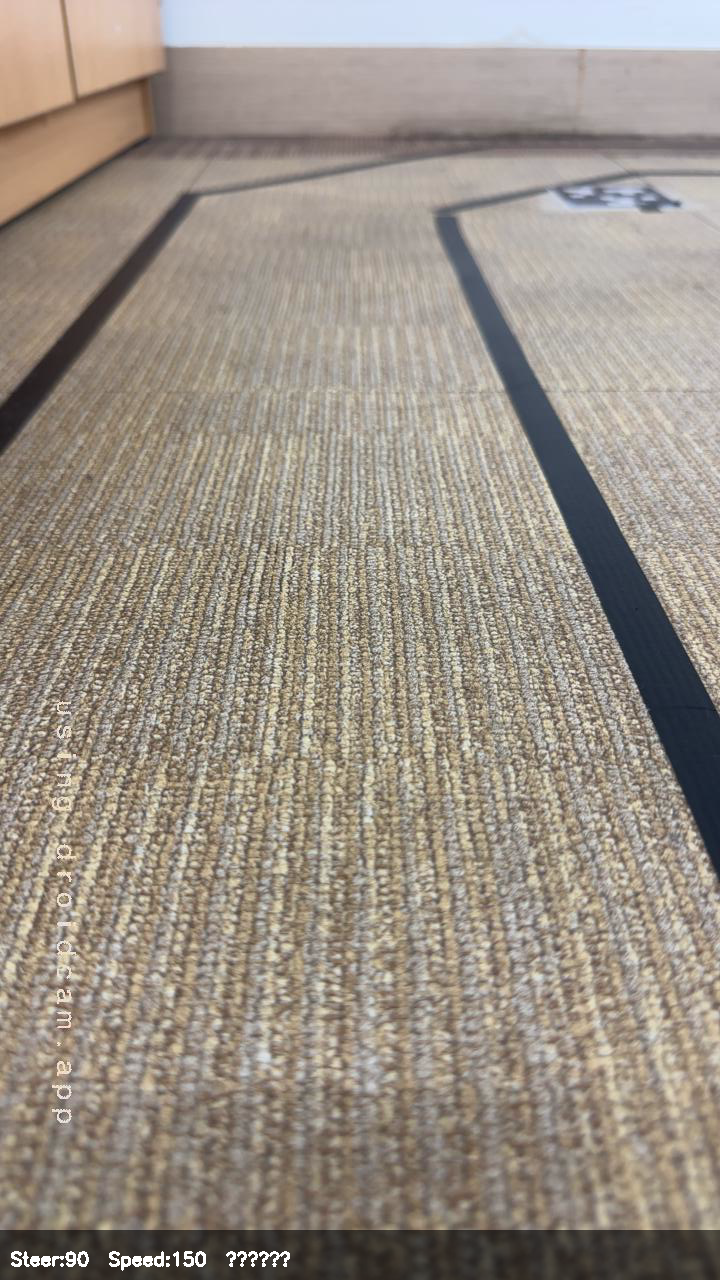
#> input picture Chapter/Chapter07/7-3/recordings/video/train_000037_090.png, 720 x 1280 px, found by its file name; its folder holds only this picture in this run
$ python preprocess.py
#> lines starting #> are read from the running program, lines starting #| are printed output that depends on the picture; after the words box and inside, x2 and y2 are one past the last pixel; in counts of white or black regions, pixels touching at a corner belong together
import os
import cv2
import numpy as np

base_dir = os.path.dirname(os.path.abspath(__file__))
input_dir = os.path.join(base_dir, "video")
output_base = os.path.join(base_dir, "processed")

filters = {
    "filter_invert":       os.path.join(output_base, "filter_invert"),
    "filter_otsu":         os.path.join(output_base, "filter_otsu"),
    "filter_adaptive":     os.path.join(output_base, "filter_adaptive"),
    "filter_invert_clahe": os.path.join(output_base, "filter_invert_clahe"),
}
resized = {
    key: os.path.join(output_base, key + "_resized") for key in filters
}

for d in list(filters.values()) + list(resized.values()):
    os.makedirs(d, exist_ok=True)

filenames = [f for f in os.listdir(input_dir) if f.endswith(".png")]
print(f"Found {len(filenames)} images in {input_dir}")

clahe = cv2.createCLAHE(clipLimit=2.0, tileGridSize=(8, 8))

for i, filename in enumerate(filenames):
    image_path = os.path.join(input_dir, filename)
    image = cv2.imread(image_path)
#> image is the input picture: shape (1280, 720, 3); mean B, G, R 133.7, 144.4, 153.5
    if image is None:
        continue

    height, width, channels = image.shape
#> height = 1280; width = 720; channels = 3
    cropped = image[:int(height / 2), :, :]
    gray = cv2.cvtColor(cropped, cv2.COLOR_BGR2GRAY)
    gray_eq = clahe.apply(gray)
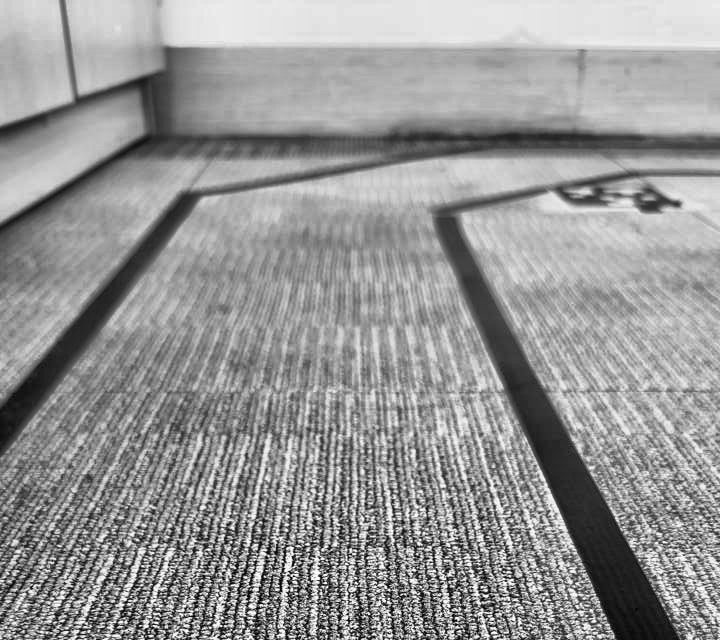
#> gray_eq: shape (640, 720); min 4, max 255, mean 149.8

    invert = 255 - gray_eq
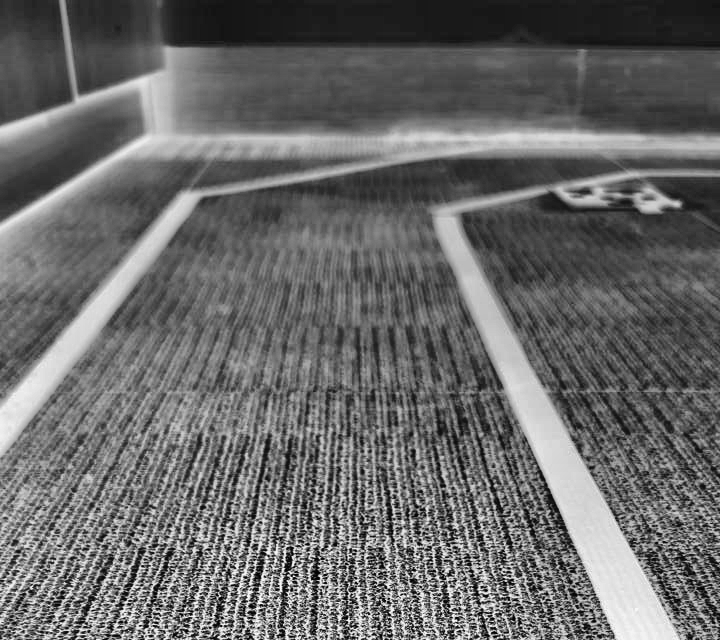
#> invert: shape (640, 720); min 0, max 251, mean 105.2
    invert = cv2.GaussianBlur(invert, (3, 3), 0)
    cv2.imwrite(os.path.join(filters["filter_invert"], filename), invert)
    cv2.imwrite(os.path.join(resized["filter_invert"], filename),
                cv2.resize(invert, (200, 66)))

    _, otsu = cv2.threshold(gray_eq, 0, 255, cv2.THRESH_BINARY_INV + cv2.THRESH_OTSU)
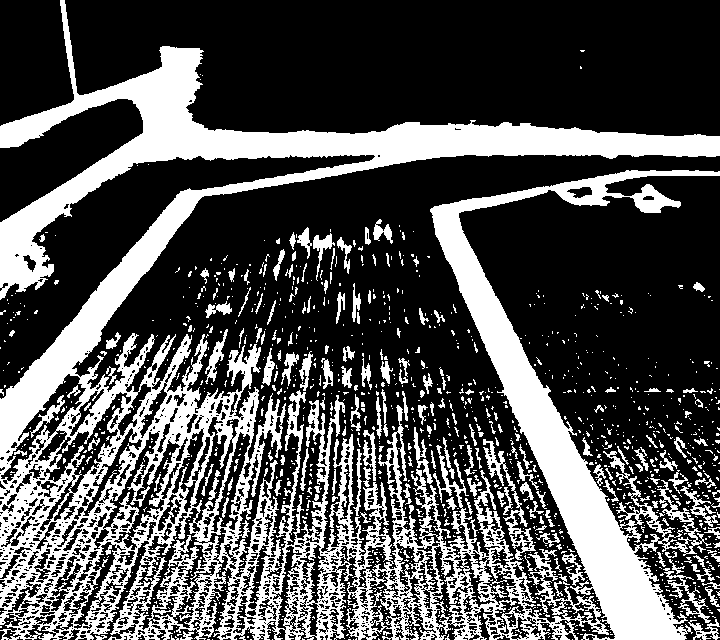
#> otsu: shape (640, 720); 31.4% white; 1297 white regions (1102 under 20 px), largest, box (x1, y1, x2, y2) and area: (0, 0, 720, 640) 99744, (430, 170, 720, 640) 25674, (483, 439, 536, 560) 1038
    cv2.imwrite(os.path.join(filters["filter_otsu"], filename), otsu)
    cv2.imwrite(os.path.join(resized["filter_otsu"], filename),
                cv2.resize(otsu, (200, 66)))

    adaptive = cv2.adaptiveThreshold(
        gray_eq, 255, cv2.ADAPTIVE_THRESH_GAUSSIAN_C,
        cv2.THRESH_BINARY_INV, 11, 2
    )
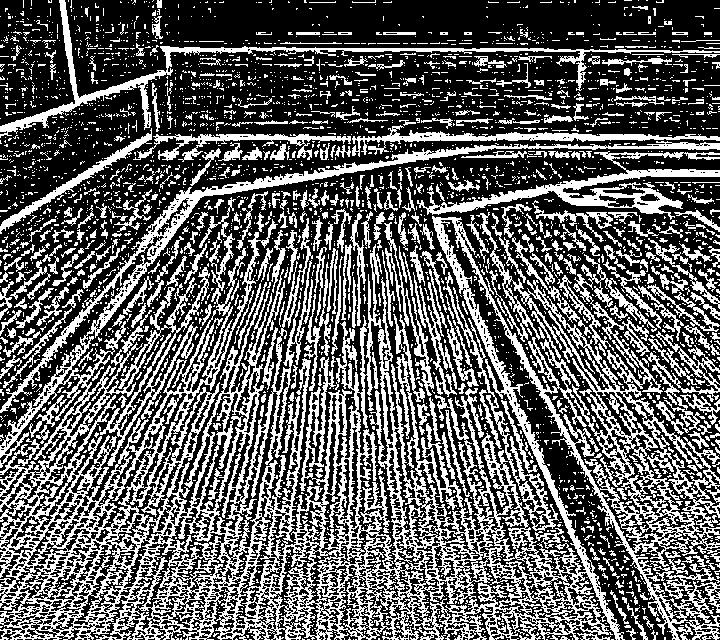
#> adaptive: shape (640, 720); 37.4% white in thin lines or dots
    cv2.imwrite(os.path.join(filters["filter_adaptive"], filename), adaptive)
    cv2.imwrite(os.path.join(resized["filter_adaptive"], filename),
                cv2.resize(adaptive, (200, 66)))
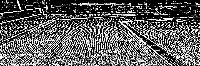
#> saved as train_000037_090.png: shape (66, 200); min 0, max 255, mean 94.2

    inv_clahe = 255 - gray_eq
    inv_clahe = clahe.apply(inv_clahe)
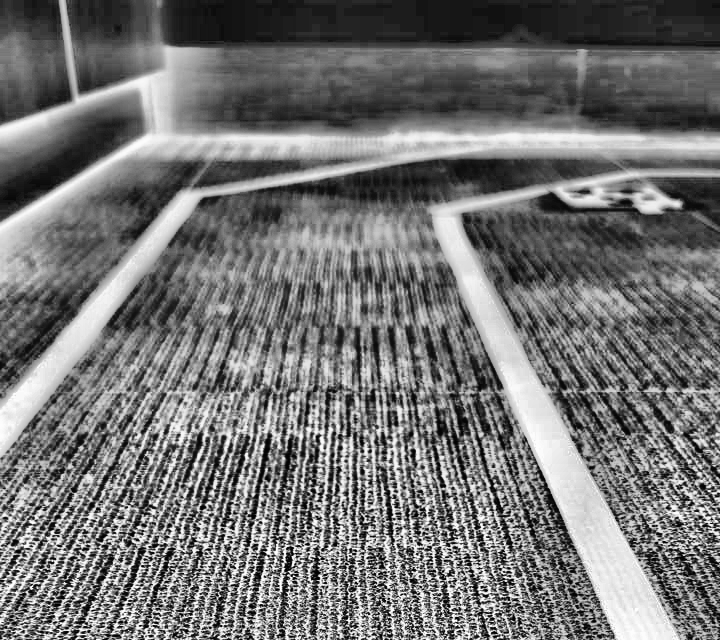
#> inv_clahe: shape (640, 720); min 0, max 255, mean 115.6
    inv_clahe = cv2.GaussianBlur(inv_clahe, (3, 3), 0)
    cv2.imwrite(os.path.join(filters["filter_invert_clahe"], filename), inv_clahe)
    cv2.imwrite(os.path.join(resized["filter_invert_clahe"], filename),
                cv2.resize(inv_clahe, (200, 66)))
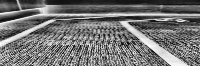
#> saved as train_000037_090.png: shape (66, 200); min 4, max 252, mean 115.4

    if (i + 1) % 200 == 0:
        print(f"  [{i + 1}/{len(filenames)}] {filename} done")

print("\nAll images processed!")
for key in filters:
    count = len([f for f in os.listdir(filters[key]) if f.endswith(".png")])
    print(f"  {key:22s} -> {count} images")
    count_r = len([f for f in os.listdir(resized[key]) if f.endswith(".png")])
    print(f"  {key + '_resized':22s} -> {count_r} images")
